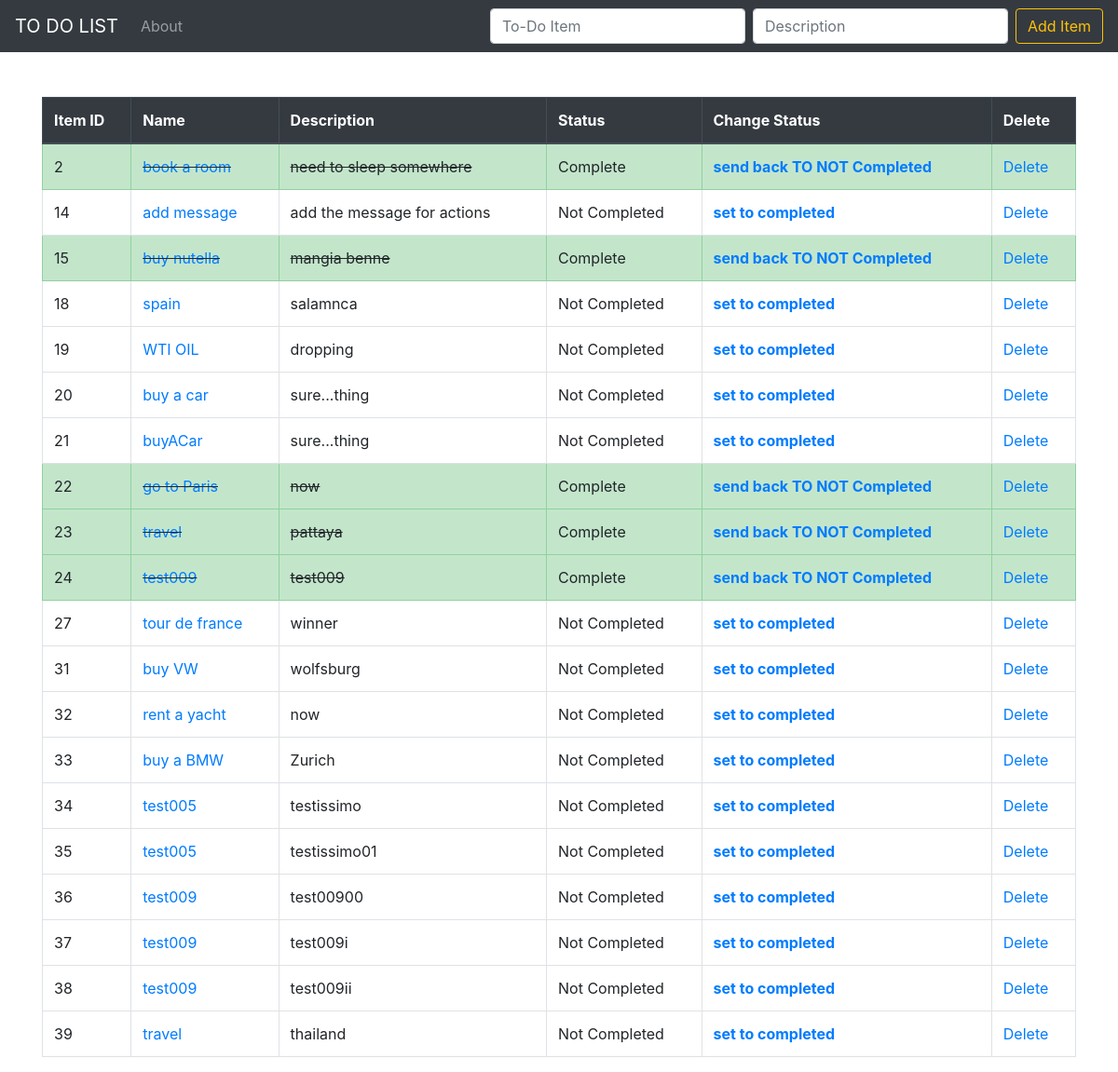
The page / on the database its author committed.
### todo_list/models.py (models this page shows, shortened)
class List(models.Model):
	item = models.CharField(max_length=200)
	description = models.CharField(default=" ",max_length=250)
	completed = models.BooleanField(default=False)

### todo_list/views.py (the view)
# urls.py: path('',views.home,name='home'),
def home(request):
	if request.method == 'POST':
		form = ListForm(request.POST or None)
		form.save()
		messages.success(request,('Item has been added into the list'))
		all_items = List.objects.all
		return render(request,'home.html',{'all_items':all_items})
	else:
		all_items = List.objects.all
		return render(request,'home.html',{'all_items':all_items})

### todo_list/templates/home.html (shortened to what this page needs)
{% extends 'base.html'%}
{% block content %}
<br></br>
{% if all_items %}
<table class="table table-bordered">
	<thead class = "thead-dark">
		<tr>
	  <th scope="col">Item ID</th>
      <th scope="col">Name</th>
      <th scope="col">Description</th>
      <th scope="col">Status</th>
      <th scope="col">Change Status</th>
      <th scope="col">Delete</th>
    </tr>
  </thead>
	{% for i in all_items %}
		{% if i.completed %}
			<tr tr class="table-success">
				<td>{{i.id}}</td>
				<td class = "strikethrough"><a href= "{% url 'edit' i.id %}">{{i.item}}</a></td>
				<td class = "strikethrough">{{i.description}}</td>
				<td>Complete</td>
				<td><a href= "{% url 'uncomplete' i.id %}"><strong>send back TO NOT Completed</strong></a></td>
				<td><a href= "{% url 'delete' i.id %}">Delete</a></td>
			</tr>
		{% else %}
			<tr>
				<td>{{i.id}}</td>
				<td><a href= "{% url 'edit' i.id %}">{{i.item}}</a></td>
				<td>{{i.description}}</td>
				<td>Not Completed</td>
				<td><a href= "{% url 'complete' i.id %}"><strong>set to completed</strong></a></td>
				<td><a href= "{% url 'delete' i.id %}">Delete</a></td>
			</tr>
		{% endif %}
	{% endfor %}
	</table>
{% endif %}
{% endblock %}

### todo_list/templates/base.html (shortened to what this page needs)
{% load static %}
<!doctype html>
<html lang="en">
  <head>
    <link rel="stylesheet" href="https://stackpath.bootstrapcdn.com/bootstrap/4.4.1/css/bootstrap.min.css">
    <link rel="stylesheet" href="{% static 'css/my_style.css' %}" >
  </head>
  <body>
 <nav class="navbar navbar-expand-lg navbar-dark bg-dark">
  <a class="navbar-brand" href="{% url 'home' %}">TO DO LIST</a>
  <div class="collapse navbar-collapse" id="navbarSupportedContent">
    <ul class="navbar-nav mr-auto">
      <li class="nav-item">
        <a class="nav-link" href="{% url 'about' %}">About</a>
      </li>
    </ul>
    <form class="form-inline my-2 my-lg-0" method="POST">
      <input class="form-control mr-sm-2" type="search" placeholder="To-Do Item" aria-label="Search" name="item">
      <input class="form-control mr-sm-2" type="search" placeholder="Description" aria-label="Search" name="description">
      <button class="btn btn-outline-warning my-2 my-sm-0" type="submit">Add Item</button>
    </form>
  </div>
</nav>
	<div class="container">
	{%block content%}
	{% endblock %}
	</div>
  </body>
</html>

### static/css/my_style.css (style rules this page uses)
.strikethrough { text-decoration: line-through; }

### rows shown on the page
List: id "2", item "book a room", description "need to sleep somewhere"
List: id "14", item "add message", description "add the message for actions"
List: id "15", item "buy nutella", description "mangia benne"
List: id "18", item "spain", description "salamnca"
List: id "19", item "WTI OIL", description "dropping"
List: id "20", item "buy a car", description "sure...thing"
List: id "21", item "buyACar", description "sure...thing"
List: id "22", item "go to Paris", description "now"
List: id "23", item "travel", description "pattaya"
List: id "24", item "test009", description "test009"
List: id "27", item "tour de france", description "winner"
List: id "31", item "buy VW", description "wolfsburg"
List: id "32", item "rent a yacht", description "now"
List: id "33", item "buy a BMW", description "Zurich"
List: id "34", item "test005", description "testissimo"
List: id "35", item "test005", description "testissimo01"
List: id "36", item "test009", description "test00900"
List: id "37", item "test009", description "test009i"
List: id "38", item "test009", description "test009ii"
List: id "39", item "travel", description "thailand"
